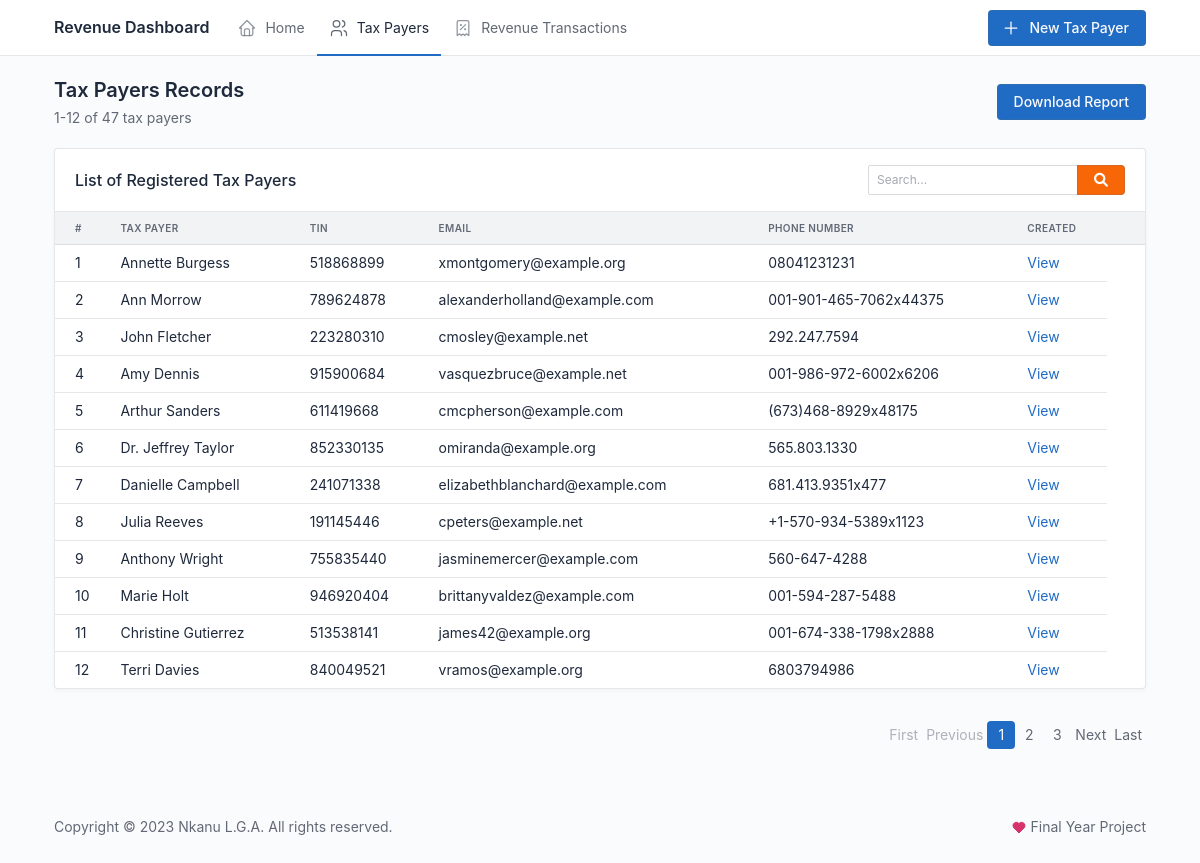
The app's page /taxpayers/, older data.
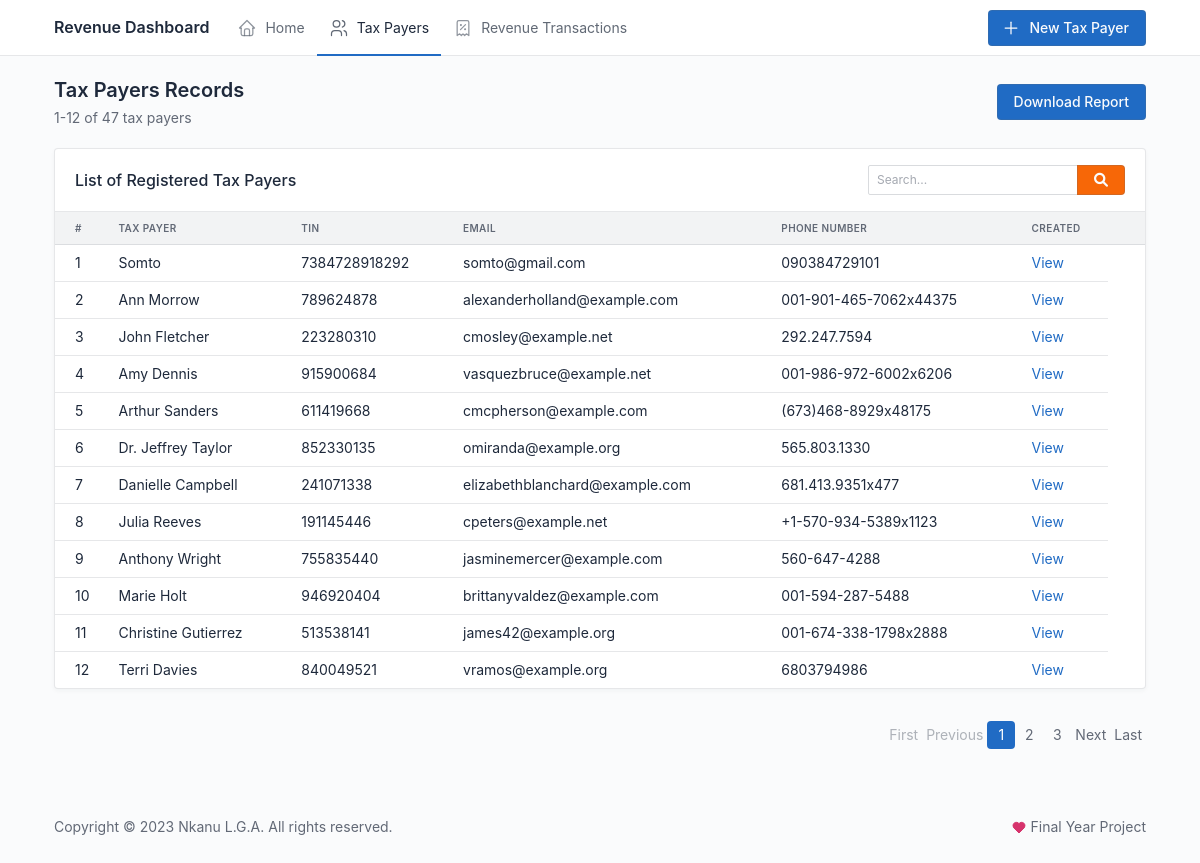
The same page, newer data.
### revenue/models.py (models this page shows, shortened)
class TaxPayer(models.Model):
    name = models.CharField(
        max_length=200,
        unique=True,
        help_text="Business name or Personal name")
    address = models.CharField(max_length=255)
    tin = models.CharField(
        max_length=20, unique=True, help_text="Tax Identification Number"
    )
    phone = models.CharField(max_length=15)
    email = models.EmailField(blank=True, null=True)
    created = models.DateTimeField()
    updated = models.DateTimeField(auto_now=True)
    class Meta:
        ordering = ["-created"]
        verbose_name_plural = "Tax Payers"

### revenue/views.py (the view, shortened to what this page needs)
# urls.py: path("taxpayers/", views.tax_payer_list, name="tax_payer_list"),
def tax_payer_list(request):
    tax_payers = TaxPayer.objects.all()
    search_query = request.GET.get('q')
    tax_payers = mk_paginator(request, tax_payers, 12)
    if request.method == "POST":
        form = TaxPayerForm(request.POST)
        if form.is_valid():
            tax_payer = form.save(commit=False)
            tax_payer.created = timezone.now()
            tax_payer.save()
            messages.success(
                request, f"{tax_payer.name} has been successfully created.")
            return redirect("tax_payer_detail", tax_payer.id)
    else:
        form = TaxPayerForm()
    return render(request,
                  "tax_payer_list.html",
                  {"tax_payers": tax_payers,
                   "form": form})

### revenue/forms.py
class TaxPayerForm(forms.ModelForm):
    class Meta:
        model = TaxPayer
        fields = ["name", "address", "tin", "phone", "email"]

### revenue/utils.py (called while the page is built)
def mk_paginator(request, items, num_items):
    paginator = Paginator(items, num_items)
    page = request.GET.get('page', 1)
    try:
        items = paginator.page(page)
    except PageNotAnInteger:
        items = paginator.page(1)
    except EmptyPage:
        items = paginator.page(paginator.num_pages)
    return items

### templates/tax_payer_list.html (shortened to what this page needs)
{% extends "base.html" %}
{% load humanize widget_tweaks %}
{% block navbar-action %}
<div class="nav-item">
    <a href="#" class="btn btn-primary" data-bs-toggle="modal" data-bs-target="#modal-create">
        New Tax Payer
    </a>
</div>
{% endblock navbar-action %}
{% block content %}
<div class="page-header d-print-none">
    <div class="row align-items-center">
        <div class="col">
            <h2 class="page-title">
                Tax Payers Records
            </h2>
            <div class="text-muted mt-1">{{ tax_payers.start_index }}-{{ tax_payers.end_index }} of
                {{ tax_payers.paginator.count }} tax payer{{ tax_payers.paginator.count|pluralize }}</div>
        </div>
        <div class="col-auto ms-auto d-print-none">
            <div class="btn-list">
                <a href="{% url 'tax_payer_list' %}?download_excel=1" class="btn btn-primary">Download Report</a>
            </div>
        </div>
    </div>
</div>
<div class="page-body">
    <div class="row my-3">
        <div class="col-12">
            <div class="card">
                <div class="card-header d-flex justify-content-between">
                    <h3 class="card-title">List of Registered Tax Payers</h3>
                    <div class="ms-auto text-muted">
                        <div class="ms-2 d-inline-block">
                            <form method="GET" action="{% url 'tax_payer_list' %}">
                                <div class="input-group">
                                    <input type="text" id="search" class="form-control form-control-sm" placeholder="Search..." name="q" value="{{ request.GET.q }}">
                                    <button type="submit" class="btn btn-warning" title="Search"><i class="fas fa-search"></i></button>
                                </div>
                            </form>
                        </div>
                    </div>
                </div>
                <div class="table-responsive">
                    <table class="table card-table table-vcenter text-nowrap">
                        <thead>
                            <tr>
                                <th>#</th>
                                <th>Tax Payer</th>
                                <th>TIN</th>
                                <th>Email</th>
                                <th>Phone number</th>
                                <th>Created</th>
                                <th></th>
                            </tr>
                        </thead>
                        <tbody>
                            {% for user in tax_payers %}
                            <tr>
                                <td>{{ forloop.counter }}</td>
                                <td>{{ user.name }}</td>
                                <td>{{ user.tin }}</td>
                                <td>{{ user.email }}</td>
                                <td>{{ user.phone }}</td>
                                <td><a href="{% url 'tax_payer_detail' user.id %}">View</a></td>
                            </tr>
                            {% endfor %}
                        </tbody>
                    </table>
                </div>
            </div>
        </div>
    </div>
    <div class="d-flex mt-4">
        <div class="ms-auto">
            {% include 'partials/_pagination.html' with page_obj=tax_payers %}
        </div>
    </div>
</div>
{% endblock content %}

### templates/base.html (shortened to what this page needs)
{% load static %}
<!DOCTYPE html>
<html lang="en">
<head>
    <link rel="stylesheet" href="{% static 'styles/fontawesome/all.min.css' %}">
    <link href="{% static 'styles/bootstrap.min.css' %}" rel="stylesheet">
</head>
<body>
    <div class="page">
        <header class="navbar navbar-expand-md navbar-light d-print-none">
            <div class="container-xl">
                <h1 class="navbar-brand navbar-brand-autodark d-none-navbar-horizontal pe-0 pe-md-3">
                    <a href="/" class="text-decoration-none">
                        Revenue Dashboard
                    </a>
                </h1>
                <div class="navbar-nav flex-row order-md-last">
                    {% block navbar-action %}{% endblock navbar-action %}
                </div>
                <div class="collapse navbar-collapse" id="navbar-menu">
                    <div class="d-flex flex-column flex-md-row flex-fill align-items-stretch align-items-md-center">
                        {% block navbar %}
                        <ul class="navbar-nav">
                            {% url 'home' as home_url %}
                            <li class="nav-item {% if request.path == home_url %}active{% endif %}">
                                <a class="nav-link" href="{{ home_url }}">
                                    <span
                                        class="nav-link-icon d-md-none d-lg-inline-block">
                                    </span>
                                    <span class="nav-link-title">
                                        Home
                                    </span>
                                </a>
                            </li>
                            {% url 'tax_payer_list' as tax_payer_list_url %}
                            <li class="nav-item {% if request.path == tax_payer_list_url %}active{% endif %}">
                                <a class="nav-link" href="{{ tax_payer_list_url }}">
                                    <span class="nav-link-icon d-md-none d-lg-inline-block">
                                    </span>
                                    <span class="nav-link-title">
                                        Tax Payers
                                    </span>
                                </a>
                            </li>
                            {% url 'transaction_list' as transaction_list_url %}
                            <li class="nav-item {% if request.path == transaction_list_url %}active{% endif %}">
                                <a class="nav-link" href="{{ transaction_list_url }}">
                                    <span class="nav-link-icon d-md-none d-lg-inline-block">
                                    </span>
                                    <span class="nav-link-title">
                                        Revenue Transactions
                                    </span>
                                </a>
                            </li>
                        </ul>
                        {% endblock navbar %}
                    </div>
                </div>
            </div>
        </header>
        <div class="page-wrapper">
            <div class="container-xl">
                {% block content %}{% endblock content %}
            </div>
        </div>
        <footer class="footer footer-transparent d-print-none">
            <div class="container-xl">
                <div class="row text-center align-items-center flex-row-reverse">
                    <div class="col-lg-auto ms-lg-auto">
                        <ul class="list-inline list-inline-dots mb-0">
                            <li class="list-inline-item">
                                Final Year Project
                            </li>
                        </ul>
                    </div>
                    <div class="col-12 col-lg-auto mt-3 mt-lg-0">
                        <ul class="list-inline list-inline-dots mb-0">
                            <li class="list-inline-item">
                                Copyright &copy; {% now "Y" %}
                                <a href="." class="link-secondary">Nkanu L.G.A</a>.
                                All rights reserved.
                            </li>
                        </ul>
                    </div>
                </div>
            </div>
        </footer>
    </div>
</body>
</html>

### templates/partials/_pagination.html
{% if page_obj.has_other_pages %}
<nav aria-label="Pagination">
    <ul class="pagination justify-content-center">
        {% if page_obj.number > 1 %}
        <li class="page-item">
            <a class="page-link" href="?page=1{% if request.GET.q %}&q={{ request.GET.q }}{% endif %}">First</a>
        </li>
        {% else %}
        <li class="page-item disabled">
            <span class="page-link">First</span>
        </li>
        {% endif %}
        {% if page_obj.has_previous %}
        <li class="page-item">
            <a class="page-link"
                href="?page={{ page_obj.previous_page_number }}{% if request.GET.q %}&q={{ request.GET.q }}{% endif %}">Previous</a>
        </li>
        {% else %}
        <li class="page-item disabled">
            <span class="page-link">Previous</span>
        </li>
        {% endif %}
        {% for page_num in page_obj.paginator.page_range %}
        {% if page_obj.number == page_num %}
        <li class="page-item active">
            <span class="page-link">
                {{ page_num }}
            </span>
        </li>
        {% elif page_num > page_obj.number|add:'-3' and page_num < page_obj.number|add:'3' %}
        <li class="page-item">
            <a class="page-link"
                href="?page={{ page_num }}{% if request.GET.q %}&q={{ request.GET.q }}{% endif %}">{{ page_num }}</a>
        </li>
        {% endif %}
        {% endfor %}
        {% if page_obj.has_next %}
        <li class="page-item">
            <a class="page-link"
                href="?page={{ page_obj.next_page_number }}{% if request.GET.q %}&q={{ request.GET.q }}{% endif %}">Next</a>
        </li>
        {% else %}
        <li class="page-item disabled">
            <span class="page-link">Next</span>
        </li>
        {% endif %}
        {% if page_obj.number != page_obj.paginator.num_pages %}
        <li class="page-item">
            <a class="page-link"
                href="?page={{ page_obj.paginator.num_pages }}{% if request.GET.q %}&q={{ request.GET.q }}{% endif %}">Last</a>
        </li>
        {% else %}
        <li class="page-item disabled">
            <span class="page-link">Last</span>
        </li>
        {% endif %}
    </ul>
</nav>
{% endif %}

Row changes from the older to the newer data that the page shows:
removed TaxPayer: name "Annette Burgess", tin "518868899", email "xmontgomery@example.org", phone "08041231231"
added TaxPayer: name "Somto", tin "7384728918292", email "somto@gmail.com", phone "090384729101"
